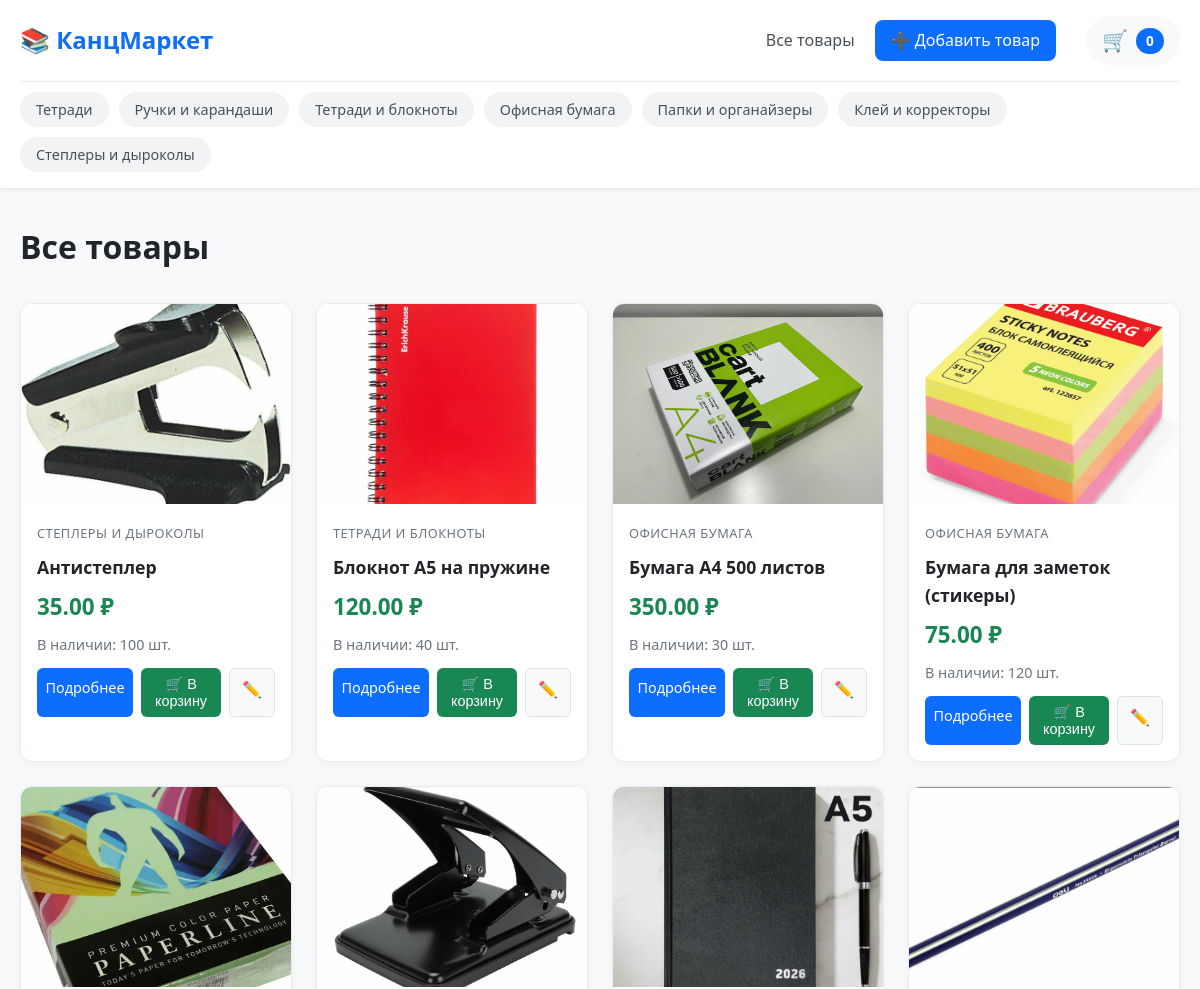
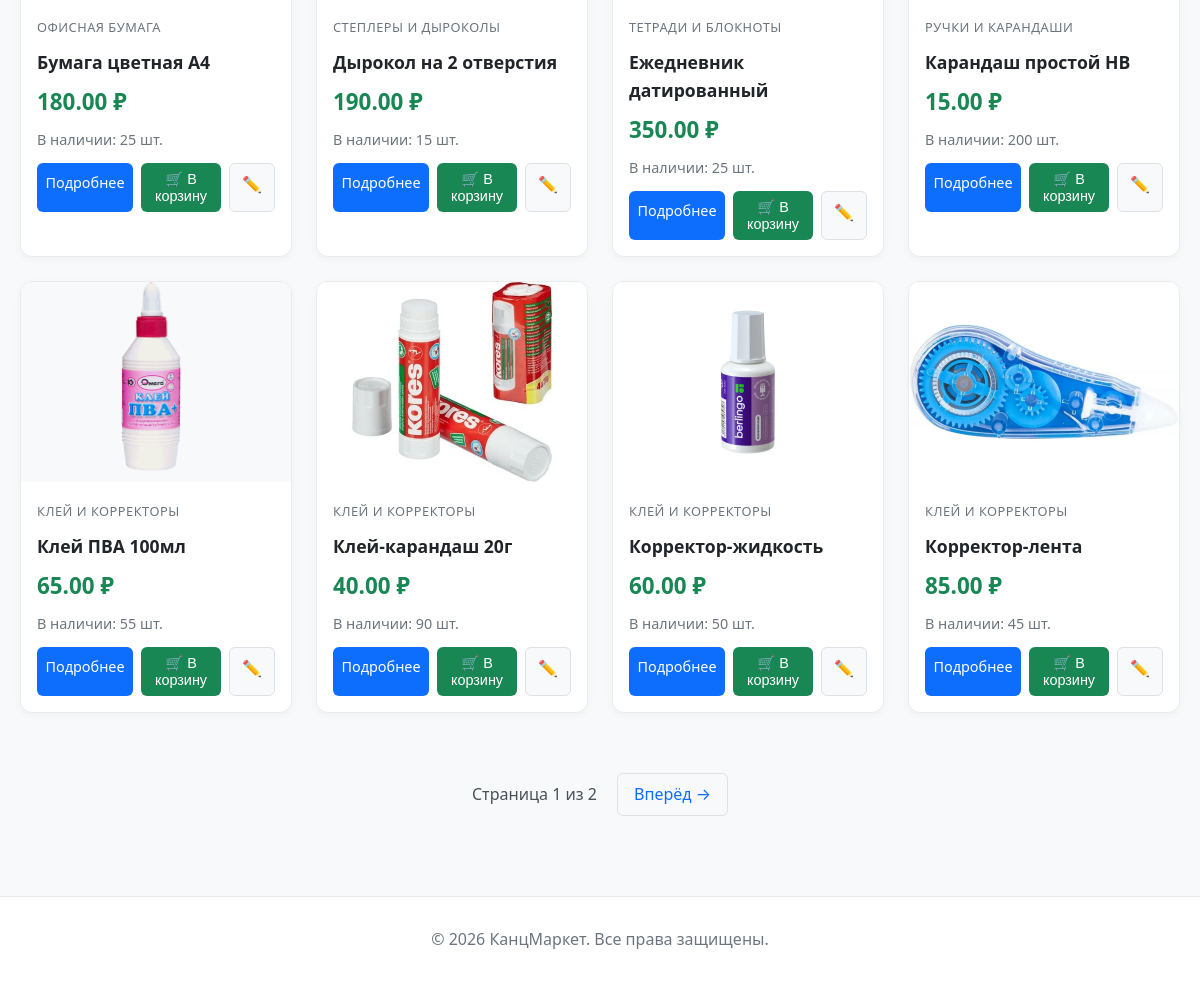
The page / on the database its author committed (2 pictures, top to bottom).
### store/models.py (models this page shows, shortened)
class Category(models.Model):
    name = models.CharField(max_length=100, verbose_name="Название категории")
    slug = models.SlugField(max_length=100, unique=True, verbose_name="URL")
    class Meta:
        verbose_name = "Категория"
        verbose_name_plural = "Категории"

class Product(models.Model):
    category = models.ForeignKey(Category, on_delete=models.CASCADE, verbose_name="Категория")
    name = models.CharField(max_length=200, verbose_name="Название товара")
    slug = models.SlugField(max_length=200, unique=True, verbose_name="URL")
    description = models.TextField(blank=True, verbose_name="Описание")
    price = models.DecimalField(max_digits=10, decimal_places=2, verbose_name="Цена")
    stock = models.PositiveIntegerField(default=0, verbose_name="Количество на складе")
    image = models.ImageField(upload_to='products/', blank=True, null=True, verbose_name="Изображение")
    available = models.BooleanField(default=True, verbose_name="Доступен")
    created = models.DateTimeField(auto_now_add=True)
    updated = models.DateTimeField(auto_now=True)
    class Meta:
        verbose_name = "Товар"
        verbose_name_plural = "Товары"
        ordering = ['name']
    def get_absolute_url(self):
        return reverse('product_detail', args=[self.slug])

### store/views.py (the view)
# urls.py: path('', views.ProductListView.as_view(), name='product_list'),
class ProductListView(ListView):
    model = Product
    template_name = 'store/product_list.html'
    context_object_name = 'products'
    paginate_by = 12
    def get_queryset(self):
        queryset = Product.objects.filter(available=True)
        category_slug = self.kwargs.get('category_slug')
        if category_slug:
            self.category = get_object_or_404(Category, slug=category_slug)
            queryset = queryset.filter(category=self.category)
        else:
            self.category = None
        return queryset
    def get_context_data(self, **kwargs):
        context = super().get_context_data(**kwargs)
        context['categories'] = Category.objects.all()
        context['current_category'] = self.category
        return context

### cart/cart.py (called while the page is built)
    def __len__(self):
        return sum(item['quantity'] for item in self.cart.values())

### cart/context_processors.py (called while the page is built)
def cart(request):
    return {'cart': Cart(request)}

### store/templates/store/product_list.html (shortened to what this page needs)
{% extends 'store/base.html' %}
{% block content %}
<div class="product-grid">
    {% for product in products %}
    <div class="product-card">
        <div class="product-image">
            {% if product.image %}
                <img src="{{ product.image.url }}" alt="{{ product.name }}">
            {% else %}
                <div class="no-image">📦 Нет фото</div>
            {% endif %}
        </div>
        <div class="product-info">
            <span class="product-category">{{ product.category.name }}</span>
            <h3>
                <a href="{{ product.get_absolute_url }}">{{ product.name }}</a>
            </h3>
            <p class="price">{{ product.price }} ₽</p>
            <p class="stock {% if product.stock == 0 %}out-of-stock{% endif %}">
                {% if product.stock > 0 %}
                    В наличии: {{ product.stock }} шт.
                {% else %}
                    Нет в наличии
                {% endif %}
            </p>
            <div class="card-actions">
    <a href="{{ product.get_absolute_url }}" class="btn-detail">Подробнее</a>
    <form method="post" action="{% url 'cart:cart_add' product.id %}" class="add-to-cart-form">
        <button type="submit" class="btn-add-to-cart">🛒 В корзину</button>
    </form>
    <a href="{% url 'product_edit' product.slug %}" class="btn-edit-small">✏️</a>
</div>
        </div>
    </div>
    {% empty %}
    <div class="empty-message">
        <p>😔 Товаров пока нет.</p>
        <a href="{% url 'product_add' %}" class="btn-add-large">➕ Добавить первый товар</a>
    </div>
    {% endfor %}
</div>
{% if is_paginated %}
<div class="pagination">
    <span class="current-page">
        Страница {{ page_obj.number }} из {{ page_obj.paginator.num_pages }}
    </span>
    {% if page_obj.has_next %}
        <a href="?page={{ page_obj.next_page_number }}">Вперёд →</a>
    {% endif %}
</div>
{% endif %}
{% endblock %}

### store/templates/store/base.html (shortened to what this page needs)
<!DOCTYPE html>
<html lang="ru">
<head>
    {% load static %}
    <link rel="stylesheet" href="{% static 'store/style.css' %}">
</head>
<body>
    <header>
        <div class="container">
            <nav class="main-nav">
                <a href="{% url 'product_list' %}" class="logo">📚 КанцМаркет</a>
                <div class="nav-links">
    <a href="{% url 'product_list' %}" class="nav-link">Все товары</a>
    <a href="{% url 'product_add' %}" class="btn-add">➕ Добавить товар</a>
    <a href="{% url 'cart:cart_detail' %}" class="cart-widget">
        <span class="cart-icon">🛒</span>
        <span class="cart-count">{{ cart|length }}</span>
    </a>
</div>
            </nav>
            <div class="categories-menu">
                {% for category in categories %}
                    <a href="{% url 'product_list_by_category' category.slug %}"
                       class="category-link {% if current_category and current_category.id == category.id %}active{% endif %}">
                        {{ category.name }}
                    </a>
                {% endfor %}
            </div>
        </div>
    </header>
    <main class="container">
        {% if current_category %}
            <h1 class="page-title">{{ current_category.name }}</h1>
        {% else %}
            <h1 class="page-title">Все товары</h1>
        {% endif %}
        {% block content %}
        {% endblock %}
    </main>
    <footer>
        <div class="container">
            <p>© 2026 КанцМаркет. Все права защищены.</p>
        </div>
    </footer>
</body>
</html>

### store/static/store/style.css (style rules this page uses)
* { margin: 0; padding: 0; box-sizing: border-box; }
body { font-family: 'Segoe UI', -apple-system, BlinkMacSystemFont, Roboto, Arial, sans-serif; background-color: #f8f9fa; color: #212529; line-height: 1.6; }
.container { max-width: 1200px; margin: 0 auto; padding: 0 20px; }
header { background: white; box-shadow: 0 2px 4px rgba(0,0,0,0.05); padding: 1rem 0; margin-bottom: 2rem; border-bottom: 1px solid #e9ecef; }
.main-nav { display: flex; justify-content: space-between; align-items: center; margin-bottom: 1rem; }
.logo { font-size: 1.5rem; font-weight: 600; text-decoration: none; color: #0d6efd; }
.nav-links { display: flex; gap: 20px; align-items: center; }
.nav-link { text-decoration: none; color: #495057; font-weight: 500; }
.btn-add { background: #0d6efd; color: white !important; padding: 8px 16px; border-radius: 8px; text-decoration: none; font-weight: 500; transition: background 0.2s; }
.categories-menu { display: flex; gap: 10px; flex-wrap: wrap; padding-top: 10px; border-top: 1px solid #e9ecef; }
.category-link { padding: 6px 16px; background: #f1f3f5; color: #495057; text-decoration: none; border-radius: 20px; font-size: 0.9rem; transition: all 0.2s; }
.page-title { margin-bottom: 30px; color: #212529; font-weight: 600; }
.product-grid { display: grid; grid-template-columns: repeat(auto-fill, minmax(260px, 1fr)); gap: 24px; margin-bottom: 40px; }
.product-card { background: white; border-radius: 12px; overflow: hidden; box-shadow: 0 2px 8px rgba(0,0,0,0.04); transition: transform 0.2s, box-shadow 0.2s; border: 1px solid #e9ecef; }
.product-image { width: 100%; height: 200px; background: #f8f9fa; display: flex; align-items: center; justify-content: center; overflow: hidden; }
.product-image img { width: 100%; height: 100%; object-fit: cover; }
.product-info { padding: 16px; }
.product-category { font-size: 0.8rem; color: #6c757d; text-transform: uppercase; letter-spacing: 0.5px; }
.product-info h3 { margin: 8px 0; font-size: 1.1rem; }
.product-info h3 a { text-decoration: none; color: #212529; }
.price { font-size: 1.4rem; font-weight: bold; color: #198754; margin: 8px 0; }
.stock { font-size: 0.9rem; color: #6c757d; margin-bottom: 12px; }
.card-actions { display: flex; gap: 8px; margin-top: 12px; }
.btn-detail { flex: 1; text-align: center; padding: 8px; background: #0d6efd; color: white; text-decoration: none; border-radius: 6px; font-size: 0.9rem; }
.btn-edit-small { padding: 8px 12px; background: #f8f9fa; border: 1px solid #dee2e6; border-radius: 6px; text-decoration: none; color: #495057; }
.pagination { display: flex; justify-content: center; align-items: center; gap: 20px; margin: 40px 0; padding: 20px; }
.pagination a { color: #0d6efd; text-decoration: none; padding: 8px 16px; border: 1px solid #dee2e6; border-radius: 6px; }
.current-page { color: #495057; }
footer { margin-top: 60px; padding: 30px 0; text-align: center; color: #6c757d; border-top: 1px solid #e9ecef; background: white; }
.cart-widget { display: flex; align-items: center; gap: 8px; padding: 8px 16px; background: #f8f9fa; border-radius: 30px; text-decoration: none; color: #212529; transition: all 0.2s; margin-left: 10px; }
.cart-icon { font-size: 1.3rem; }
.cart-count { background: #0d6efd; color: white; padding: 2px 8px; border-radius: 20px; font-size: 0.85rem; font-weight: bold; min-width: 28px; text-align: center; }
.add-to-cart-form { flex: 1; }
.btn-add-to-cart { width: 100%; padding: 8px; background: #198754; color: white; border: none; border-radius: 6px; font-size: 0.9rem; font-weight: 500; cursor: pointer; transition: background 0.2s; }

### rows shown on the page
Category: name "Тетради"
Category: name "Ручки и карандаши"
Category: name "Тетради и блокноты"
Category: name "Офисная бумага"
Category: name "Папки и органайзеры"
Category: name "Клей и корректоры"
Category: name "Степлеры и дыроколы"
Product: image (picture), category.name "СТЕПЛЕРЫ И ДЫРОКОЛЫ", name "Антистеплер", price "35.00", stock "100"
Product: image (picture), category.name "ТЕТРАДИ И БЛОКНОТЫ", name "Блокнот А5 на пружине", price "120.00", stock "40"
Product: image (picture), category.name "ОФИСНАЯ БУМАГА", name "Бумага А4 500 листов", price "350.00", stock "30"
Product: image (picture), category.name "ОФИСНАЯ БУМАГА", name "Бумага для заметок (стикеры)", price "75.00", stock "120"
Product: image (picture), category.name "ОФИСНАЯ БУМАГА", name "Бумага цветная А4", price "180.00", stock "25"
Product: image (picture), category.name "СТЕПЛЕРЫ И ДЫРОКОЛЫ", name "Дырокол на 2 отверстия", price "190.00", stock "15"
Product: image (picture), category.name "ТЕТРАДИ И БЛОКНОТЫ", name "Ежедневник датированный", price "350.00", stock "25"
Product: image (picture), category.name "РУЧКИ И КАРАНДАШИ", name "Карандаш простой HB", price "15.00", stock "200"
Product: image (picture), category.name "КЛЕЙ И КОРРЕКТОРЫ", name "Клей ПВА 100мл", price "65.00", stock "55"
Product: image (picture), category.name "КЛЕЙ И КОРРЕКТОРЫ", name "Клей-карандаш 20г", price "40.00", stock "90"
Product: image (picture), category.name "КЛЕЙ И КОРРЕКТОРЫ", name "Корректор-жидкость", price "60.00", stock "50"
Product: image (picture), category.name "КЛЕЙ И КОРРЕКТОРЫ", name "Корректор-лента", price "85.00", stock "45"

### other values the page prints
{{ cart|length }} "0"
{{ page_obj.number }} "1"
{{ page_obj.paginator.num_pages }} "2"
